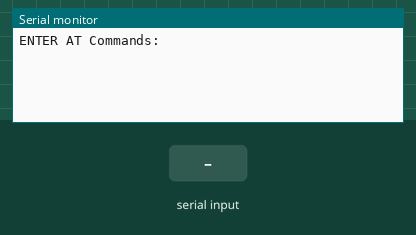
Simulated run of this sketch. Board: Arduino Uno, built with avr-gcc and run on an emulated ATmega328P. Shown: the last lines printed to the serial monitor. Inputs (shaded band) come from the test bench.

Above: at 1.2 s.
1.3 s: "1" received over the second serial link
At 2.3 s:
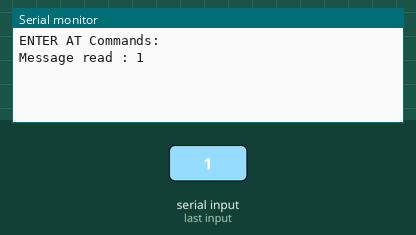
2.8 s: "0" received over the second serial link
At 3.4 s:
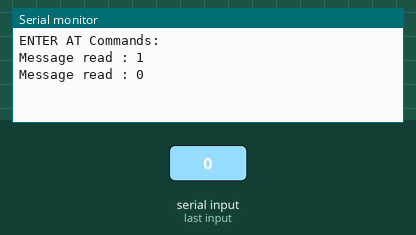
4.3 s: "2" received over the second serial link
At 5.8 s:
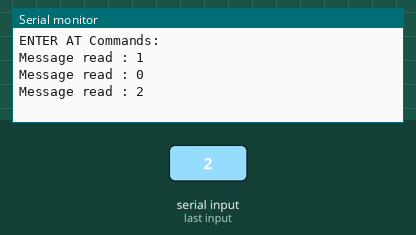

Measured:
- after the input at 1.3 s, the serial monitor: prints a new line at once (image 1)
- after the input at 2.8 s, the serial monitor: prints a new line at once (image 2)
- after the input at 4.3 s, the serial monitor: prints a new line at once (image 3)

The sketch:

test_bluetooth.ino
```cpp
#include <SoftwareSerial.h>
#define rxPin 2 //connecté sur tx du module
#define txPin 3 //connecté sur rx du module
#define baudrate 9600

/*
AT : Ceck the connection.
AT+NAME : See default name
AT+ADDR : see default address
AT+VERSION : See version
AT+UART : See baudrate
AT+ROLE: See role of bt module(1=master/0=slave)
AT+RESET : Reset and exit AT mode
AT+ORGL : Restore factory settings
AT+PSWD: see default password
AT+NAME=NINE-O-CLOCK
 */

String msg;

SoftwareSerial hc05(rxPin ,txPin);

void setup(){
  pinMode(rxPin,INPUT);
  pinMode(txPin,OUTPUT);

  Serial.begin(9600);
  Serial.println("ENTER AT Commands:");
  hc05.begin(baudrate);
}

void loop(){
    //readSerialPort();
    readHCPort();
    if(msg!=""){
      Serial.print("Message read : " );
      Serial.println(msg);
      hc05.println(msg);
      msg="";
 }
}

void readSerialPort(){
  msg="";
  while (Serial.available()) {
    delay(10);
    if (Serial.available() >0) {
      char c = Serial.read();  //gets one byte from serial buffer
      msg += c; //makes the string readString
    }
 }
}

void readHCPort(){
while (hc05.available()) {
  delay(10);
  if (hc05.available() >0) {
    char c = hc05.read();  //gets one byte from serial buffer
    msg += c; //makes the string readString
  }
}
hc05.flush();
}
```
